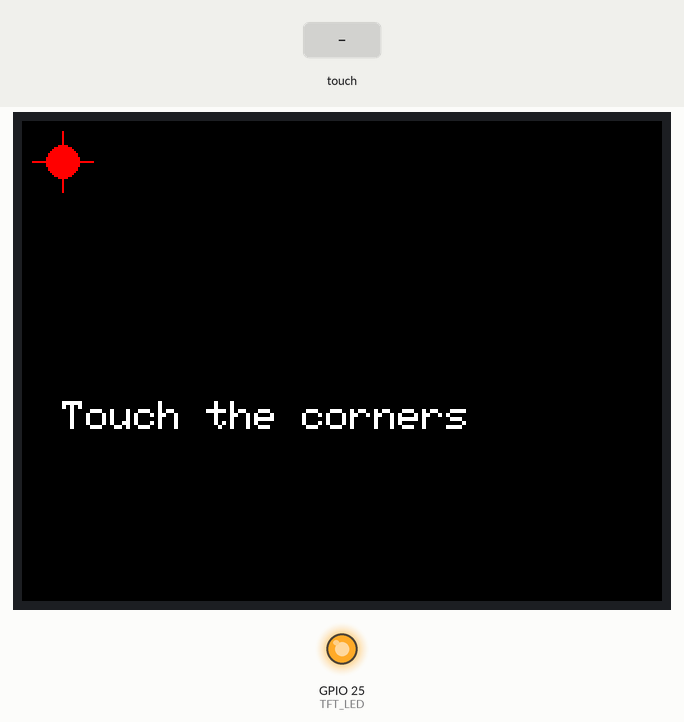
A program run on a simulated ESP32. Shown: 320×240 colour display, output pins drawn as LEDs (lit = HIGH). Inputs (shaded band) come from the test bench.

Above: at 1.5 s.
1.6 s: touch panel pressed at 13 % / 10 % of its raw x / y range
At 2.5 s:
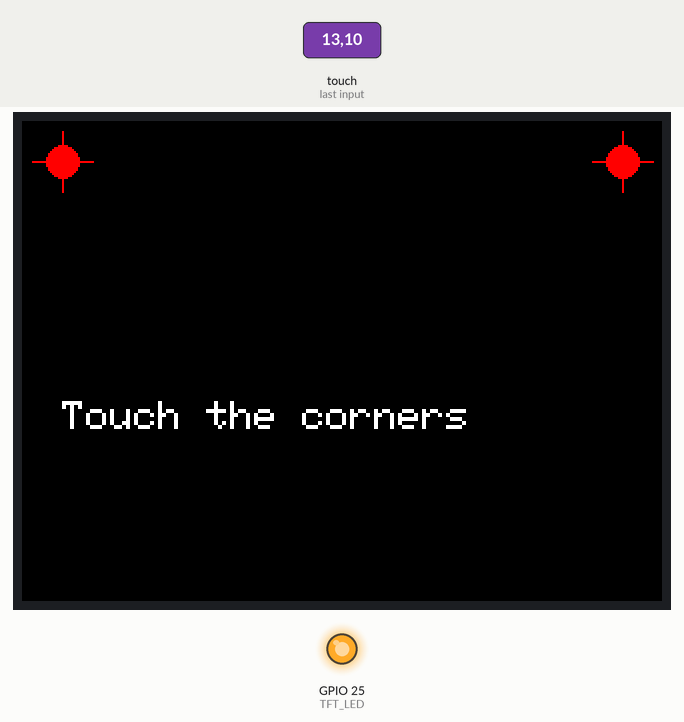
3.2 s: touch panel pressed at 38 % / 10 % of its raw x / y range
At 3.8 s:
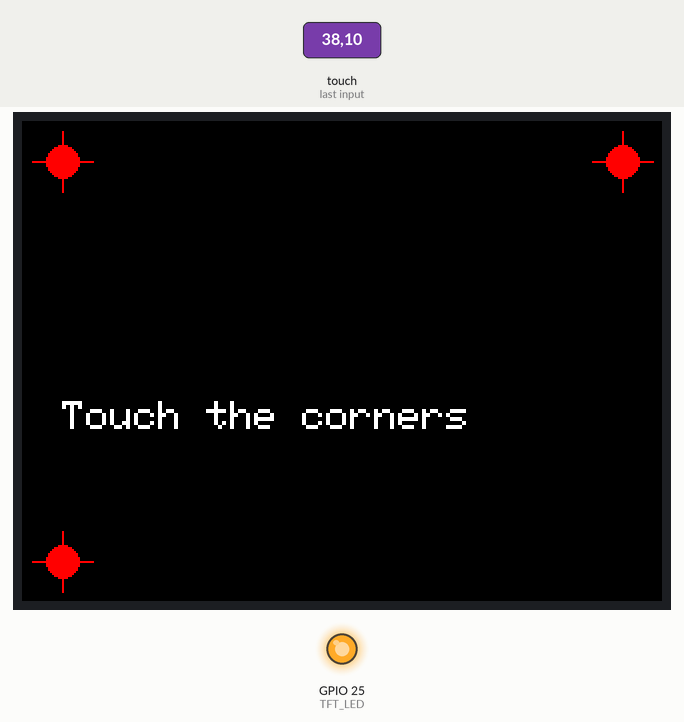
4.8 s: touch panel pressed at 62 % / 10 % of its raw x / y range
At 6.1 s:
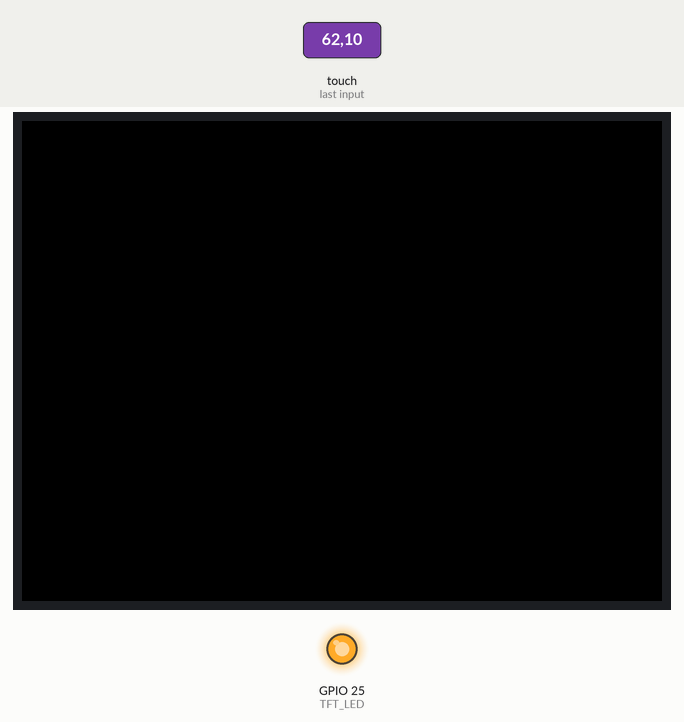
6.4 s: touch panel pressed at 87 % / 10 % of its raw x / y range
At 7.2 s:
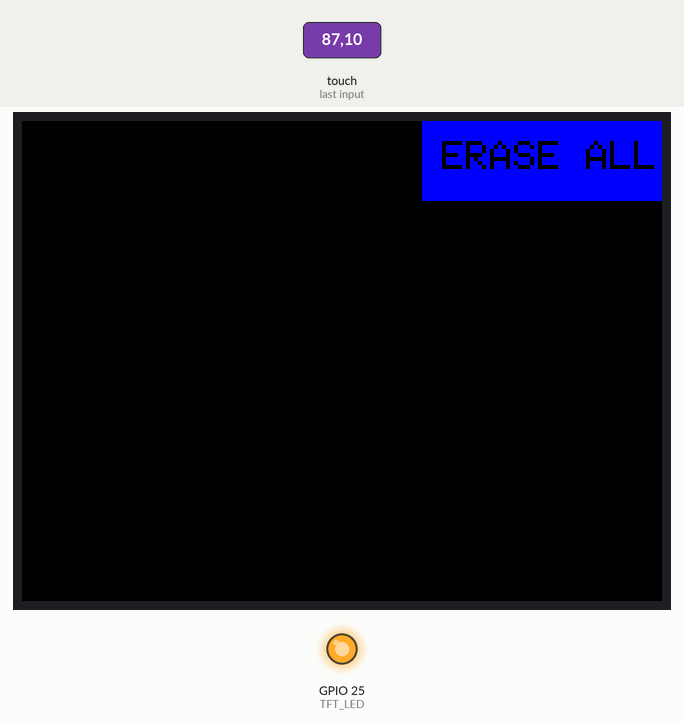
7.9 s: touch panel pressed at 13 % / 30 % of its raw x / y range
9.4 s: touch panel pressed at 38 % / 30 % of its raw x / y range
Timing chart, 0 to 11.9 s (numbered marks = the images above; inputs shaded):
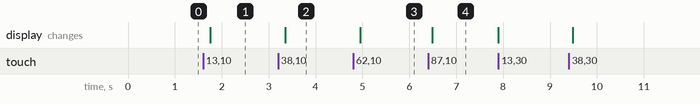

The program:

main.cpp
```cpp
//THIS EXAMPLE ALLOWS YOU TO WRITE YELLOW DOTS ON THE SCREEN UPON TOUCHE
// ALSO HAVE AN ERASE ALL BUTTON


#include <SPI.h>
#include <Adafruit_GFX.h>
#include <Adafruit_ILI9341.h>
#include <XPT2046_Touchscreen.h>

// Display pins
#define TFT_CS    5
#define TFT_RST   27
#define TFT_DC    21
#define TFT_MOSI  13
#define TFT_CLK   14
#define TFT_LED   25
#define TFT_MISO  12

// Touch pins
#define TOUCH_CS  26
#define TOUCH_DIN 23
#define TOUCH_DO  19
#define TOUCH_CLK 18

Adafruit_ILI9341 tft = Adafruit_ILI9341(TFT_CS, TFT_DC, TFT_MOSI, TFT_CLK, TFT_RST, TFT_MISO);
XPT2046_Touchscreen ts(TOUCH_CS);

#define ERASE_BTN_X 200
#define ERASE_BTN_Y 0
#define ERASE_BTN_W 120
#define ERASE_BTN_H 40

bool calibrated = false;
int xMinVal, xMaxVal, yMinVal, yMaxVal;

void drawCross(int x, int y) {
  tft.fillCircle(x, y, 8, ILI9341_RED);
  tft.drawLine(x - 15, y, x + 15, y, ILI9341_RED);
  tft.drawLine(x, y - 15, x, y + 15, ILI9341_RED);
  delay(500);
}

TS_Point getTouchPoint() {
  while (!ts.touched()) delay(10);
  TS_Point p = ts.getPoint();
  while (ts.touched()) delay(10);
  return p;
}

void calibrateScreen() {
  tft.fillScreen(ILI9341_BLACK);
  tft.setCursor(20, 140);
  tft.setTextColor(ILI9341_WHITE);
  tft.setTextSize(2);
  tft.print("Touch the corners");

  // Corner 1: top left
  drawCross(20, 20);
  TS_Point p = getTouchPoint();
  xMinVal = p.x;
  yMinVal = p.y;

  // Corner 2: top right
  drawCross(tft.width()-20, 20);
  p = getTouchPoint();
  xMaxVal = p.x;

  // Corner 3: bottom left
  drawCross(20, tft.height()-20);
  p = getTouchPoint();
  yMaxVal = p.y;

  // Maybe adjust minY & maxX depending on orientation
  tft.fillScreen(ILI9341_BLACK);
  calibrated = true;
}

void drawEraseBtn() {
  tft.fillRect(ERASE_BTN_X, ERASE_BTN_Y, ERASE_BTN_W, ERASE_BTN_H, ILI9341_BLUE);
  tft.setCursor(ERASE_BTN_X+10, ERASE_BTN_Y+10);
  tft.setTextColor(ILI9341_BLACK);
  tft.setTextSize(2);
  tft.print("ERASE ALL");
}

void setup() {
  Serial.begin(115200);
  pinMode(TFT_LED, OUTPUT);
  digitalWrite(TFT_LED, HIGH);

  tft.begin();
  ts.begin();
  ts.setRotation(1);
  tft.setRotation(1);

  drawEraseBtn();
  calibrateScreen();
}

void loop() {
  if (!ts.touched()) return;

  TS_Point raw = ts.getPoint();

  // Map raw to screen
  int sx = map(raw.x, xMinVal, xMaxVal, 0, tft.width());
  int sy = map(raw.y, yMinVal, yMaxVal, 0, tft.height());

  // Bound check
  if (sx < 0) sx = 0;
  if (sy < 0) sy = 0;
  if (sx > tft.width())  sx = tft.width();
  if (sy > tft.height()) sy = tft.height();

  // Erase button
  if (sx >= ERASE_BTN_X && sx <= ERASE_BTN_X+ERASE_BTN_W &&
      sy >= ERASE_BTN_Y && sy <= ERASE_BTN_Y+ERASE_BTN_H) {
    tft.fillScreen(ILI9341_BLACK);
    drawEraseBtn();
    delay(200);
    return;
  }

  // Draw point
  tft.fillCircle(sx, sy, 2, ILI9341_YELLOW);

  delay(10);
}
```

Measured:
- after the input at 1.6 s, the display: changes after 0.15 s (image 1)
- after the input at 3.2 s, the display: changes after 0.16 s (image 2)
- after the input at 4.8 s, the display: changes after 0.16 s (image 3)
- after the input at 6.4 s, the display: changes after 0.08 s (image 4)
